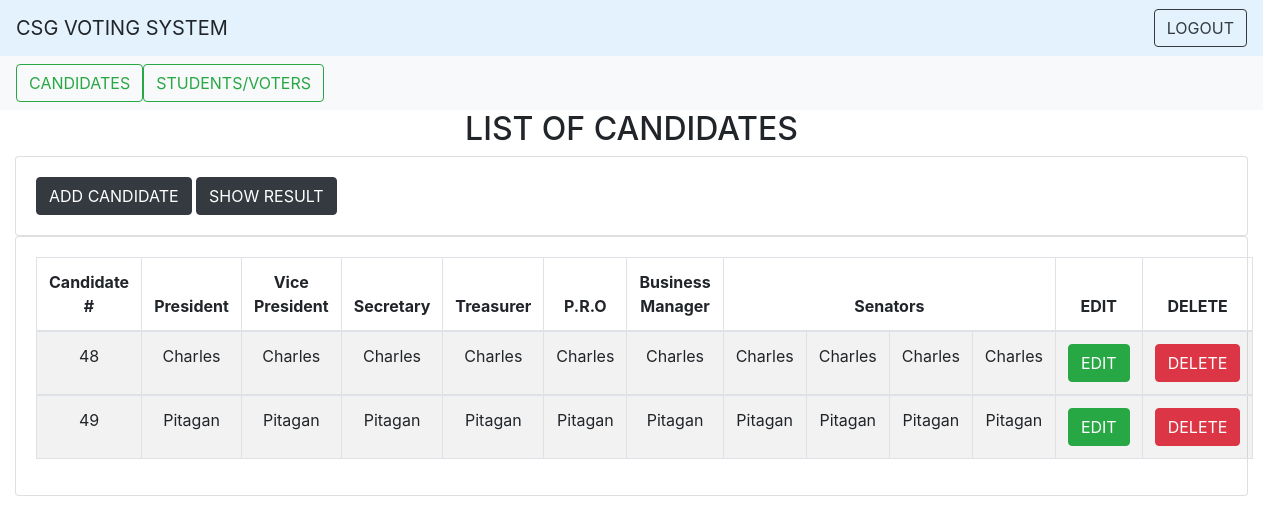
/home.php (signed in), run on the app's committed database.
### tables this page shows
CREATE TABLE `tblcandidate` (
  `id` int(100) NOT NULL,
  `president` varchar(255) NOT NULL,
  `number_vote_pres` int(255) NOT NULL,
  `vpresident` varchar(255) NOT NULL,
  `number_vote_vpres` int(255) NOT NULL,
  `secretary` varchar(255) NOT NULL,
  `number_vote_sec` int(255) NOT NULL,
  `treasurer` varchar(255) NOT NULL,
  `number_vote_treas` int(255) NOT NULL,
  `pro` varchar(255) NOT NULL,
  `number_vote_pro` int(255) NOT NULL,
  `bmanager` varchar(255) NOT NULL,
  `number_vote_bm` int(255) NOT NULL,
  `sen-one` varchar(255) NOT NULL,
  `number_vote_1` int(255) NOT NULL,
  `sen-two` varchar(255) NOT NULL,
  `number_vote_2` int(255) NOT NULL,
  `sen-three` varchar(255) NOT NULL,
  `number_vote_3` int(11) NOT NULL,
  `sen-four` varchar(255) NOT NULL,
  `number_vote_4` int(11) NOT NULL
);

### home.php (the view, shortened to what this page needs)
<!DOCTYPE html>
<html lang="en">
<head>
    <link rel="stylesheet" href="https://maxcdn.bootstrapcdn.com/bootstrap/4.0.0/css/bootstrap.min.css">
</head>
<body>
    <nav class="navbar navbar-light" style="background-color: #e3f2fd; justify-content-between">
        <a class="navbar-brand">CSG VOTING SYSTEM</a>
        <form class="form-inline">
            <a href="adminlogin.php" type="button" class="btn btn-outline-dark">LOGOUT</a>
        </form>
    </nav>
    <nav class="navbar navbar-light bg-light">
        <form class="form-inline">
            <a href="home.php" class="btn btn-outline-success" type="button"> CANDIDATES </a>
            <a href="student.php" class="btn btn-outline-success" type="button"> STUDENTS/VOTERS </a>
        </form>
    </nav>
    <div class="container-fluid">
        <center>
            <h2>LIST OF CANDIDATES</h2>
        </center>
        <div class="card">
            <div class="card-body">
                <button type="button" class="btn btn-dark" data-toggle="modal" data-target="#candidate-add-modal">
                    ADD CANDIDATE
                </button>
                <a href="result.php" class="btn btn-dark">SHOW RESULT</a>
            </div>
        </div>
        <div class="card">
            <div class="card-body">
                <?php
                include 'config.php';
                $qry = "SELECT * FROM tblcandidate";
                $query_run = mysqli_query($con, $qry);
                ?>
                <table class="table table-bordered table-striped text-center">
                    <thead>
                        <tr>
                            <th scope="col">Candidate #</th>
                            <th scope="col">President</th>
                            <th scope="col">Vice President</th>
                            <th scope="col">Secretary</th>
                            <th scope="col">Treasurer</th>
                            <th scope="col">P.R.O</th>
                            <th scope="col">Business Manager</th>
                            <th scope="col" colspan="4">Senators</th>
                            <th scope="col">EDIT</th>
                            <th scope="col">DELETE</th>
                        </tr>
                    </thead>
                    <?php
                    if ($query_run) {
                        foreach ($query_run as $row) {
                    ?>
                            <tbody>
                                <tr>
                                    <td><?php echo $row['id']; ?></td>
                                    <td><?php echo $row['president']; ?></td>
                                    <td><?php echo $row['vpresident']; ?></td>
                                    <td><?php echo $row['secretary']; ?></td>
                                    <td><?php echo $row['treasurer']; ?></td>
                                    <td><?php echo $row['pro']; ?></td>
                                    <td><?php echo $row['bmanager']; ?></td>
                                    <td><?php echo $row['sen-one']; ?></td>
                                    <td><?php echo $row['sen-two']; ?></td>
                                    <td><?php echo $row['sen-three']; ?></td>
                                    <td><?php echo $row['sen-four']; ?></td>
                                    <td>
                                        <button type="button" class="btn btn-success btn-edit">EDIT</button>
                                    </td>
                                    <td>
                                        <button type="button" class="btn btn-danger btn-delete">DELETE</button>
                                    </td>
                                </tr>
                            </tbody>
                    <?php
                        }
                    } else {
                        echo "No Record Found!";
                    }
                    ?>
                </table>
            </div>
        </div>
    </div>
</body>
</html>

### data on the page
tblcandidate: id "48", president "Charles", vpresident "Charles", secretary "Charles", treasurer "Charles", pro "Charles", bmanager "Charles", value "Charles"
tblcandidate: id "49", president "Pitagan", vpresident "Pitagan", secretary "Pitagan", treasurer "Pitagan", pro "Pitagan", bmanager "Pitagan", value "Pitagan"
